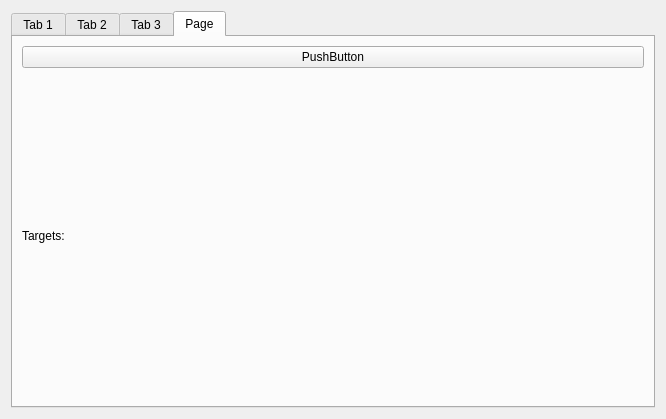
<?xml version="1.0" encoding="UTF-8"?>
<ui version="4.0">
 <class>guiDlg</class>
 <widget class="QWidget" name="guiDlg">
  <property name="geometry">
   <rect>
    <x>0</x>
    <y>0</y>
    <width>666</width>
    <height>419</height>
   </rect>
  </property>
  <property name="windowTitle">
   <string>mueveBrazo</string>
  </property>
  <layout class="QVBoxLayout" name="verticalLayout_6">
   <item>
    <widget class="QTabWidget" name="tabWidget">
     <property name="currentIndex">
      <number>3</number>
     </property>
     <widget class="QWidget" name="tab_3">
      <attribute name="title">
       <string>Tab 1</string>
      </attribute>
      <layout class="QVBoxLayout" name="verticalLayout">
       <item>
        <layout class="QVBoxLayout" name="verticalLayout_2">
         <item>
          <widget class="QLabel" name="label">
           <property name="text">
            <string>Brazo Izquierdo:</string>
           </property>
          </widget>
         </item>
         <item>
          <layout class="QHBoxLayout" name="horizontalLayout">
           <item>
            <widget class="QPushButton" name="botonArriba_L">
             <property name="text">
              <string>arriba_L</string>
             </property>
            </widget>
           </item>
           <item>
            <widget class="QPushButton" name="botonAbajo_L">
             <property name="text">
              <string>abajo_L</string>
             </property>
            </widget>
           </item>
          </layout>
         </item>
        </layout>
       </item>
       <item>
        <widget class="Line" name="line">
         <property name="orientation">
          <enum>Qt::Horizontal</enum>
         </property>
        </widget>
       </item>
       <item>
        <layout class="QVBoxLayout" name="verticalLayout_3">
         <item>
          <widget class="QLabel" name="label_2">
           <property name="text">
            <string>Brazo Derecho:</string>
           </property>
          </widget>
         </item>
         <item>
          <layout class="QHBoxLayout" name="horizontalLayout_2">
           <item>
            <widget class="QPushButton" name="botonArriba_R">
             <property name="text">
              <string>arriba_R</string>
             </property>
            </widget>
           </item>
           <item>
            <widget class="QPushButton" name="botonAbajo_R">
             <property name="text">
              <string>abajo_R</string>
             </property>
            </widget>
           </item>
          </layout>
         </item>
        </layout>
       </item>
       <item>
        <widget class="Line" name="line_2">
         <property name="orientation">
          <enum>Qt::Horizontal</enum>
         </property>
        </widget>
       </item>
       <item>
        <layout class="QVBoxLayout" name="verticalLayout_4">
         <item>
          <widget class="QLabel" name="label_3">
           <property name="text">
            <string>Mano Derecha:</string>
           </property>
          </widget>
         </item>
         <item>
          <layout class="QHBoxLayout" name="horizontalLayout_3">
           <item>
            <widget class="QPushButton" name="botonAbrir">
             <property name="text">
              <string>abrir</string>
             </property>
            </widget>
           </item>
           <item>
            <widget class="QPushButton" name="botonCerrar">
             <property name="text">
              <string>cerrar</string>
             </property>
            </widget>
           </item>
          </layout>
         </item>
        </layout>
       </item>
       <item>
        <spacer name="verticalSpacer">
         <property name="orientation">
          <enum>Qt::Vertical</enum>
         </property>
         <property name="sizeHint" stdset="0">
          <size>
           <width>20</width>
           <height>40</height>
          </size>
         </property>
        </spacer>
       </item>
       <item>
        <widget class="Line" name="line_3">
         <property name="orientation">
          <enum>Qt::Horizontal</enum>
         </property>
        </widget>
       </item>
       <item>
        <widget class="QPushButton" name="botonBrazo">
         <property name="text">
          <string>BRAZO DERECHO</string>
         </property>
        </widget>
       </item>
      </layout>
     </widget>
     <widget class="QWidget" name="tab_4">
      <attribute name="title">
       <string>Tab 2</string>
      </attribute>
      <layout class="QVBoxLayout" name="verticalLayout_5">
       <item>
        <layout class="QHBoxLayout" name="horizontalLayout_4">
         <item>
          <widget class="QLabel" name="rotacion">
           <property name="text">
            <string>Target: [0, 700, 300, 0, 0, 0]</string>
           </property>
          </widget>
         </item>
         <item>
          <widget class="QPushButton" name="botonRotacion">
           <property name="text">
            <string>conRotacion</string>
           </property>
          </widget>
         </item>
        </layout>
       </item>
       <item>
        <layout class="QHBoxLayout" name="horizontalLayout_5">
         <item>
          <widget class="QLabel" name="label_5">
           <property name="text">
            <string>Target: [0, 900, 400]</string>
           </property>
          </widget>
         </item>
         <item>
          <widget class="QPushButton" name="botonTraslacion">
           <property name="text">
            <string>sinRotacion</string>
           </property>
          </widget>
         </item>
        </layout>
       </item>
       <item>
        <layout class="QHBoxLayout" name="horizontalLayout_6">
         <item>
          <widget class="QLabel" name="label_11">
           <property name="text">
            <string>T</string>
           </property>
          </widget>
         </item>
         <item>
          <widget class="QLabel" name="label_6">
           <property name="text">
            <string>x</string>
           </property>
           <property name="alignment">
            <set>Qt::AlignRight|Qt::AlignTrailing|Qt::AlignVCenter</set>
           </property>
          </widget>
         </item>
         <item>
          <widget class="QDoubleSpinBox" name="txsb">
           <property name="minimum">
            <double>-3000.000000000000000</double>
           </property>
           <property name="maximum">
            <double>3000.000000000000000</double>
           </property>
           <property name="singleStep">
            <double>10.000000000000000</double>
           </property>
          </widget>
         </item>
         <item>
          <widget class="QLabel" name="label_4">
           <property name="text">
            <string>y</string>
           </property>
           <property name="alignment">
            <set>Qt::AlignRight|Qt::AlignTrailing|Qt::AlignVCenter</set>
           </property>
          </widget>
         </item>
         <item>
          <widget class="QDoubleSpinBox" name="tysb">
           <property name="minimum">
            <double>-3000.000000000000000</double>
           </property>
           <property name="maximum">
            <double>3000.000000000000000</double>
           </property>
           <property name="singleStep">
            <double>10.000000000000000</double>
           </property>
          </widget>
         </item>
         <item>
          <widget class="QLabel" name="label_7">
           <property name="text">
            <string>z</string>
           </property>
           <property name="alignment">
            <set>Qt::AlignRight|Qt::AlignTrailing|Qt::AlignVCenter</set>
           </property>
          </widget>
         </item>
         <item>
          <widget class="QDoubleSpinBox" name="tzsb">
           <property name="minimum">
            <double>-3000.000000000000000</double>
           </property>
           <property name="maximum">
            <double>3000.000000000000000</double>
           </property>
           <property name="singleStep">
            <double>10.000000000000000</double>
           </property>
          </widget>
         </item>
        </layout>
       </item>
       <item>
        <layout class="QHBoxLayout" name="horizontalLayout_7">
         <item>
          <widget class="QLabel" name="label_12">
           <property name="enabled">
            <bool>true</bool>
           </property>
           <property name="text">
            <string>R</string>
           </property>
          </widget>
         </item>
         <item>
          <widget class="QLabel" name="label_10">
           <property name="text">
            <string>x</string>
           </property>
           <property name="alignment">
            <set>Qt::AlignRight|Qt::AlignTrailing|Qt::AlignVCenter</set>
           </property>
          </widget>
         </item>
         <item>
          <widget class="QDoubleSpinBox" name="rxsb">
           <property name="minimum">
            <double>-6.000000000000000</double>
           </property>
           <property name="maximum">
            <double>6.000000000000000</double>
           </property>
           <property name="singleStep">
            <double>0.050000000000000</double>
           </property>
          </widget>
         </item>
         <item>
          <widget class="QLabel" name="label_9">
           <property name="text">
            <string>y</string>
           </property>
           <property name="alignment">
            <set>Qt::AlignRight|Qt::AlignTrailing|Qt::AlignVCenter</set>
           </property>
          </widget>
         </item>
         <item>
          <widget class="QDoubleSpinBox" name="rysb">
           <property name="minimum">
            <double>-6.000000000000000</double>
           </property>
           <property name="maximum">
            <double>6.000000000000000</double>
           </property>
           <property name="singleStep">
            <double>0.050000000000000</double>
           </property>
          </widget>
         </item>
         <item>
          <widget class="QLabel" name="label_8">
           <property name="text">
            <string>z</string>
           </property>
           <property name="alignment">
            <set>Qt::AlignRight|Qt::AlignTrailing|Qt::AlignVCenter</set>
           </property>
          </widget>
         </item>
         <item>
          <widget class="QDoubleSpinBox" name="rzsb">
           <property name="minimum">
            <double>-6.000000000000000</double>
           </property>
           <property name="maximum">
            <double>6.000000000000000</double>
           </property>
           <property name="singleStep">
            <double>0.050000000000000</double>
           </property>
          </widget>
         </item>
        </layout>
       </item>
       <item>
        <widget class="Line" name="line_4">
         <property name="orientation">
          <enum>Qt::Horizontal</enum>
         </property>
        </widget>
       </item>
       <item>
        <widget class="QPushButton" name="botonHome">
         <property name="text">
          <string>go Home</string>
         </property>
        </widget>
       </item>
      </layout>
     </widget>
     <widget class="QWidget" name="tab_55">
      <attribute name="title">
       <string>Tab 3</string>
      </attribute>
      <layout class="QVBoxLayout" name="verticalLayout_12">
       <item>
        <widget class="QPushButton" name="botonCargar">
         <property name="text">
          <string>Cargar cubos</string>
         </property>
        </widget>
       </item>
       <item>
        <layout class="QHBoxLayout" name="horizontalLayout_10">
         <item>
          <widget class="QLabel" name="labelCubo1">
           <property name="text">
            <string>Cubo A: [TX,   TY,   TZ,      RX,   RY,   RZ]</string>
           </property>
          </widget>
         </item>
         <item>
          <widget class="QPushButton" name="botonIR1">
           <property name="enabled">
            <bool>false</bool>
           </property>
           <property name="text">
            <string>ir 1</string>
           </property>
           <property name="checkable">
            <bool>false</bool>
           </property>
          </widget>
         </item>
        </layout>
       </item>
       <item>
        <layout class="QHBoxLayout" name="horizontalLayout_11">
         <item>
          <widget class="QLabel" name="labelCubo2">
           <property name="text">
            <string>Cubo B: [TX,   TY,   TZ,      RX,   RY,   RZ]</string>
           </property>
          </widget>
         </item>
         <item>
          <widget class="QPushButton" name="botonIR2">
           <property name="enabled">
            <bool>false</bool>
           </property>
           <property name="text">
            <string>ir 2</string>
           </property>
          </widget>
         </item>
        </layout>
       </item>
       <item>
        <layout class="QHBoxLayout" name="horizontalLayout_12">
         <item>
          <widget class="QLabel" name="labelCubo3">
           <property name="text">
            <string>Cubo C: [TX,   TY,   TZ,      RX,   RY,   RZ]</string>
           </property>
          </widget>
         </item>
         <item>
          <widget class="QPushButton" name="botonIR3">
           <property name="enabled">
            <bool>false</bool>
           </property>
           <property name="text">
            <string>ir 3</string>
           </property>
          </widget>
         </item>
        </layout>
       </item>
      </layout>
     </widget>
     <widget class="QWidget" name="tab">
      <attribute name="title">
       <string>Page</string>
      </attribute>
      <layout class="QGridLayout" name="gridLayout">
       <item row="0" column="0">
        <widget class="QPushButton" name="entrenamientoButton">
         <property name="text">
          <string>PushButton</string>
         </property>
        </widget>
       </item>
       <item row="1" column="0">
        <widget class="QLabel" name="label_13">
         <property name="text">
          <string>Targets:</string>
         </property>
        </widget>
       </item>
      </layout>
     </widget>
    </widget>
   </item>
  </layout>
 </widget>
 <resources/>
 <connections/>
</ui>
